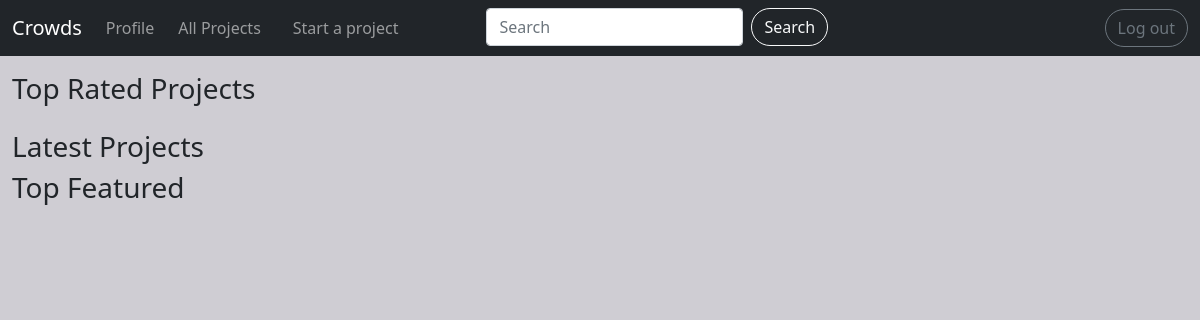
Page /home/ on the earlier database version.
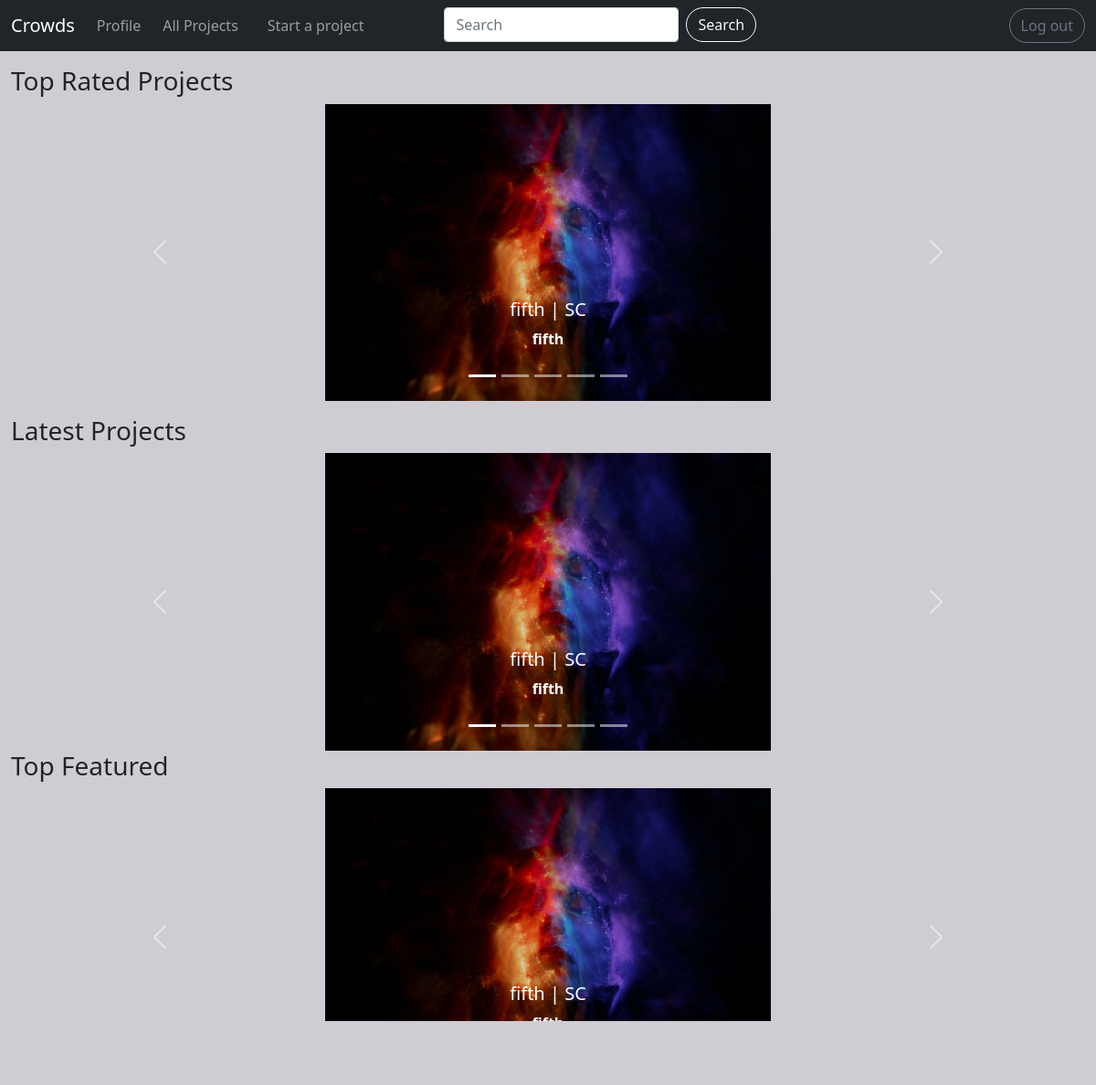
Same page on the later database version.
### projects/models.py (models this page shows, shortened)
class Project(models.Model):
    title = models.CharField(max_length=250)
    details = models.TextField()
    CATEGORY_CHOICES = [
        ('SC', 'Social'),
        ('PO', 'Political'),
        ('SP', 'Sports'),
        ('ED', 'Educational'),
    ]
    category = models.CharField(
        max_length=2,
        choices=CATEGORY_CHOICES,
        default='SC',
    )
    images = models.ImageField(_('Project Cover'),null=False, blank=False)
    total_target = models.PositiveIntegerField()
    current = models.PositiveIntegerField(default=0)
    tags = TaggableManager()
    start_time = models.DateTimeField()
    end_time = models.DateTimeField()
    user = models.ForeignKey(User, on_delete=models.CASCADE, blank=True, null=True)
    is_featured = models.BooleanField(default=False)

### projects/views.py (the view)
# urls.py: path('home/', views.index, name='home'),
def index(request):
    top_featured = Project.objects.filter(is_featured=True).order_by('-start_time')[:5]
    top_latest = Project.objects.order_by('-start_time')[:5]
    context = {
        'top_latest': top_latest,
        'top_featured': top_featured,
    }
    return render(request, 'projects/home.html', context)

### projects/templates/projects/home.html (shortened to what this page needs)
{% extends 'base.html' %}
{% block navbar %} {% include 'navbar.html' %} {% endblock %}
{% block content %}
<div class="container-fluid">
  <div id="top-rated" class="row my-3" >
    <h3>Top Rated Projects</h3>
    {% if top_latest|length >= 5 %}
    <div class="col-1"></div>
    <div id="top-rated-carousel" class="carousel slide col-10" data-bs-ride="carousel">
      <div class="carousel-indicators">
        <button type="button" data-bs-target="#top-rated-carousel" data-bs-slide-to="0" class="active" aria-current="true" aria-label="Slide 1"></button>
        <button type="button" data-bs-target="#top-rated-carousel" data-bs-slide-to="1" aria-label="Slide 2"></button>
        <button type="button" data-bs-target="#top-rated-carousel" data-bs-slide-to="2" aria-label="Slide 3"></button>
        <button type="button" data-bs-target="#top-rated-carousel" data-bs-slide-to="3" aria-label="Slide 4"></button>
        <button type="button" data-bs-target="#top-rated-carousel" data-bs-slide-to="4" aria-label="Slide 5"></button>
      </div>
      <div class="carousel-inner">
        <div class="carousel-item active">
          <a class="d-flex justify-content-center" href="{% url 'projects:project_details' top_latest.0.pk %}"><img src="{{ top_latest.0.images.url }}" class="d-block w-50"  alt="{{ top_latest.0.title }}"></a>
          <div class="carousel-caption fw-bold d-none d-md-block">
            <h5>{{ top_latest.0.title }} | {{ top_latest.0.category }}</h5>
            <p>{{ top_latest.0.details }}</p>
          </div>
        </div>
      </div>
      <button class="carousel-control-prev" type="button" data-bs-target="#top-rated-carousel" data-bs-slide="prev">
        <span class="carousel-control-prev-icon" aria-hidden="true"></span>
      </button>
      <button class="carousel-control-next" type="button" data-bs-target="#top-rated-carousel" data-bs-slide="next">
        <span class="carousel-control-next-icon" aria-hidden="true"></span>
      </button>
    </div>
    <div class="col-1"></div>
    {% endif %}
  </div>
  <div id="top-latest" class="row">
    <h3>Latest Projects</h3>
    {% if top_latest|length >= 5%}
    <div class="col-1"></div>
    <div id="top-latest-carousel" class="carousel slide col-10" data-bs-ride="carousel">
      <div class="carousel-indicators">
        <button type="button" data-bs-target="#top-latest-carousel" data-bs-slide-to="0" class="active" aria-current="true" aria-label="Slide 1"></button>
        <button type="button" data-bs-target="#top-latest-carousel" data-bs-slide-to="1" aria-label="Slide 2"></button>
        <button type="button" data-bs-target="#top-latest-carousel" data-bs-slide-to="2" aria-label="Slide 3"></button>
        <button type="button" data-bs-target="#top-latest-carousel" data-bs-slide-to="3" aria-label="Slide 4"></button>
        <button type="button" data-bs-target="#top-latest-carousel" data-bs-slide-to="4" aria-label="Slide 5"></button>
      </div>
      <div class="carousel-inner">
        <div class="carousel-item active">
          <a class="d-flex justify-content-center" href="{% url 'projects:project_details' top_latest.0.pk %}"><img src="{{ top_latest.0.images.url }}" class="d-block w-50" alt="{{ top_latest.0.title }}"></a>
          <div class="carousel-caption fw-bold d-none d-md-block">
            <h5>{{ top_latest.0.title }} | {{ top_latest.0.category }}</h5>
            <p>{{ top_latest.0.details }}</p>
          </div>
        </div>
      </div>
      <button class="carousel-control-prev" type="button" data-bs-target="#top-latest-carousel" data-bs-slide="prev">
        <span class="carousel-control-prev-icon" aria-hidden="true"></span>
      </button>
      <button class="carousel-control-next" type="button" data-bs-target="#top-latest-carousel" data-bs-slide="next">
        <span class="carousel-control-next-icon" aria-hidden="true"></span>
      </button>
    </div>
    <div class="col-1"></div>
    {% endif %}
  </div>
  <div id="top-featured" class="row">
    <h3>Top Featured</h3>
    {% if top_featured|length >= 5%}
    <div class="col-1"></div>
    <div id="top-featured-carousel" class="carousel slide col-10" data-bs-ride="carousel">
      <div class="carousel-indicators">
        <button type="button" data-bs-target="#top-featured-carousel" data-bs-slide-to="0" class="active" aria-current="true" aria-label="Slide 1"></button>
        <button type="button" data-bs-target="#top-featured-carousel" data-bs-slide-to="1" aria-label="Slide 2"></button>
        <button type="button" data-bs-target="#top-featured-carousel" data-bs-slide-to="2" aria-label="Slide 3"></button>
        <button type="button" data-bs-target="#top-featured-carousel" data-bs-slide-to="3" aria-label="Slide 4"></button>
        <button type="button" data-bs-target="#top-featured-carousel" data-bs-slide-to="4" aria-label="Slide 5"></button>
      </div>
      <div class="carousel-inner">
        <div class="carousel-item active">
          <a class="d-flex justify-content-center" href="{% url 'projects:project_details' top_featured.0.pk %}"><img src="{{ top_featured.0.images.url }}" class="d-block w-50" alt="{{ top_featured.0.title }}"></a>
          <div class="carousel-caption fw-bold d-none d-md-block">
            <h5>{{ top_featured.0.title }} | {{ top_featured.0.category }}</h5>
            <p>{{ top_featured.0.details }}</p>
          </div>
        </div>
      </div>
      <button class="carousel-control-prev" type="button" data-bs-target="#top-featured-carousel" data-bs-slide="prev">
        <span class="carousel-control-prev-icon" aria-hidden="true"></span>
      </button>
      <button class="carousel-control-next" type="button" data-bs-target="#top-featured-carousel" data-bs-slide="next">
        <span class="carousel-control-next-icon" aria-hidden="true"></span>
      </button>
    </div>
    <div class="col-1"></div>
    {% endif %}
  </div>
{% endblock %}

### templates/base.html (shortened to what this page needs)
{% load static %}
<!DOCTYPE html>
<html lang="en">
  <head>
    <link
      href="https://cdn.jsdelivr.net/npm/bootstrap@5.1.3/dist/css/bootstrap.min.css"
      rel="stylesheet"
    />
    <link
      rel="stylesheet"
      href="https://cdnjs.cloudflare.com/ajax/libs/MaterialDesign-Webfont/3.6.95/css/materialdesignicons.css"
    />
    <link rel="stylesheet" href="{% static 'css/profile.css' %}" />
    <link rel="stylesheet" href="https://cdnjs.cloudflare.com/ajax/libs/font-awesome/4.7.0/css/font-awesome.min.css">
  </head>
  <body>
    {% block navbar %} {% endblock %} {% block content %} {% endblock %}
  </body>
</html>

### templates/navbar.html (shortened to what this page needs)
<nav class="navbar navbar-expand-lg navbar-dark bg-dark">
  <div class="container-fluid">
    <a class="navbar-brand" href="{% url 'projects:home' %}">Crowds</a>
    <div class="collapse navbar-collapse" id="navbarSupportedContent">
      <ul class="navbar-nav me-auto mb-2 mb-lg-0">
        <li class="nav-item ">
          <a
            class="nav-link"
            href="{% url 'accounts:profile' request.user.pk %}"
            >Profile</a
          >
        </li>
        <li class="nav-item mx-2">
          <a
            class="nav-link"
            aria-current="page"
            href="{% url 'projects:project_list' %}"
            >All Projects</a
          >
        </li>
        <li class="nav-item mx-2">
          <a class="nav-link" href="{% url 'projects:add_project' %}"
            >Start a project</a
          >
        </li>
        <li class="nav-item mx-4 px-5">
          <form
            class="d-flex"
            action="{% url 'projects:search_projects' %}"
            method="GET"
          >
            <input
              class="form-control me-2"
              type="search"
              name="q"
              placeholder="Search"
              aria-label="Search"
            />
            <button class="btn btn-outline-light rounded-pill" type="submit">
              Search
            </button>
          </form>
        </li>
      </ul>
      <div>
        <a
          class="btn btn-outline-secondary rounded-pill"
          href="{% url 'accounts:logout' %}"
          >Log out</a
        >
      </div>
    </div>
  </div>
</nav>

### static/css/profile.css (style rules this page uses)
body { background: #cfcdd3; min-height: 100vh; }

Differences in the rows shown:
added Project: images (picture), title "fifth", category "SC", details "fifth"
